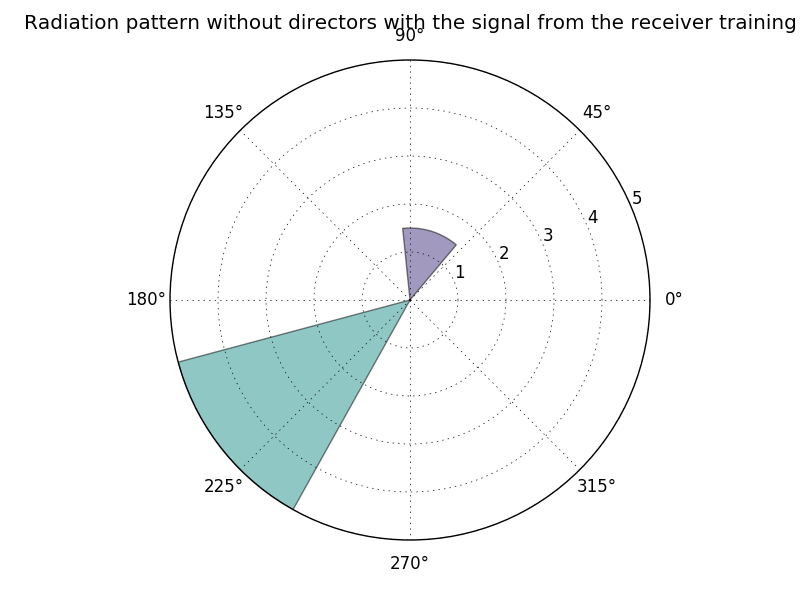

The script that saved this image:
# Yagi antenna radiation pattern without directors with the signal from the receiver training
import matplotlib.pyplot as plt
import numpy as np


theta = np.array([195, 50])
theta = np.radians(theta)
radii = np.array([5, 1.5])

ax = plt.subplot(111, projection='polar')
bars = ax.bar(theta, radii, bottom=0.0)

# Use custom colors and opacity
for r, bar in zip(radii, bars):
    bar.set_facecolor(plt.cm.viridis(r / 10.))
    bar.set_alpha(0.5)

plt.title("Radiation pattern without directors with the signal from the receiver training")
plt.savefig("without_dir_rec.png")
plt.show()
